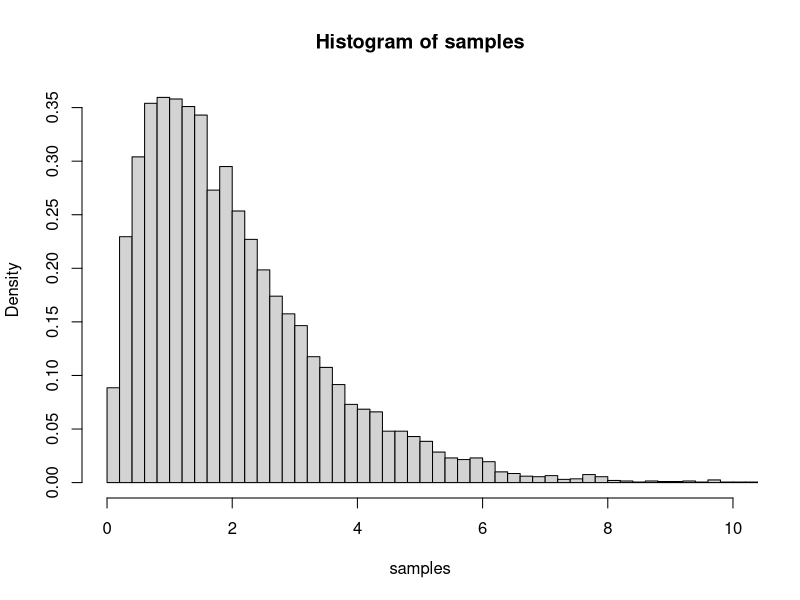

This figure's R source: (Note: this script raises an error after producing the figure.)
## ---- chunk 1

myGammaRejectionSampling <- function(alpha, n){
  # This function generates n samples from the gamma distribution
  # with parameter alpha in (0,1) and beta = 1 
  # using rejection sampling the a proposal given in Problem A.
  
  # Check sanity of input 
  stopifnot( alpha > 0 && alpha < 1 )
  
  # Bookkeeping
  acceptance = rep(FALSE, n)
  count = 0
  
  # Draw from proposal distribution
  proposal = rep(0,n)
  
  # Trial implementation in for-loop
  for (i in 1:n){
    while (acceptance(i)==FALSE){
      proposal(i) = gInversionSampling(alpha, 1) #REQUIRES A2b
      acceptance_rate = f(alpha, proposal(i))/g(alpha, proposal(i)) #REQUIRES A2b
      acception = runif(1)
      count = count + 1
      if (acception <= acceptance_rate){
        target(i) = proposal(i)
        acceptance(i) = TRUE
      }
    }#end one particle
  }#end all particles
    
}


## ---- chunk 2
fCore <- function(alpha, x){
  # This function evaluates the density of the gamma distribution
  # with parameters alpha in (0,1) and beta = 1 at the given x
  
  ifelse( x > 0, x^(alpha-1)*exp(-x), 0 )
  
}

myGammaRatioOfUniforms <- function(alpha, n){
  # This function generates n samples from the gamma distribution
  # with parameter alpha in (0,1) and beta = 1 
  # using the ratio of uniforms method
  
  # Check sanity of input 
  stopifnot( alpha > 1 )
  
  # Rectangular domain for uniform sampling
  x1_lower = 0
  x1_upper = sqrt(alpha - 1)
  x2_lower = 0
  x2_upper = sqrt(alpha + 1) 
  
  # Bookkeeping
  num_accepted_samples = 0
  num_total_samples = 0
  
  # Trial implementation in for-loop
  target = rep(0,n)
  while (num_accepted_samples < n ){
    x1 = runif(1, x1_lower, x1_upper)
    x2 = runif(1, x2_lower, x2_upper)
    if (x1 <= sqrt(fCore(alpha,x2/x1))){
      num_accepted_samples = num_accepted_samples + 1
      target[num_accepted_samples] = x2/x1
    }
    num_total_samples = num_total_samples + 1 
  }
  return(target)
}

alpha = 2.0
sample_size = 10000

samples = myGammaRatioOfUniforms(alpha,sample_size)
hist(samples, freq=FALSE, xlim=c(0,10),breaks=50)
curve(f(alpha,x), from=0.0, to=10.0, add=TRUE)

## ---- chunk 3
fCoreLogScale <- function(alpha, x){
  # This function evaluates the density of the gamma distribution
  # with parameters alpha in (0,1) and beta = 1 at the given x
  
  # Transformation y = log(x+1)
  # Returning f(y)
  
  ifelse( x > 0, log(x)*(alpha-1)-x, 0 )
  
}

myGammaRatioOfUniformsLogScale <- function(alpha, n){
  # This function generates n samples from the gamma distribution
  # with parameter alpha in (0,1) and beta = 1 
  # using the ratio of uniforms method
  
  # Check sanity of input 
  stopifnot( alpha > 1 )
  
  # Rectangular domain for uniform sampling
  x1_lower = 0
  x1_upper = alpha - 1
  x2_lower = 0
  x2_upper = alpha
  
  # Bookkeeping
  num_accepted_samples = 0
  num_total_samples = 0
  
  # Trial implementation in for-loop
  target = rep(0,n)
  while (num_accepted_samples < n ){
    x1 = runif(1, x1_lower, x1_upper)
    x2 = runif(1, x2_lower, x2_upper)
    if (log(x1) <= 1/2*fCoreLogScale(alpha,x2/x1)){
      num_accepted_samples = num_accepted_samples + 1
      target[num_accepted_samples] = log(x2)-log(x1)
    }
    num_total_samples = num_total_samples + 1 
  }
  return(target)
}

alpha = 2.0
sample_size=100000

samples = myGammaRatioOfUniformsLogScale(alpha,sample_size)
hist(exp(samples), breaks=50, freq=FALSE)
curve(f(alpha,x), from=0.0, to=10.0, add=TRUE)


mean(exp(samples))
## ---- chunk 4
myGammaUsingExp <- function(alpha, n){
  # This function returns n samples of the Gamma(alpha,1) distribution
  # for alpha > 1 using the induction over Exponential distribution
  
  # Check sanity of input 
  stopifnot( alpha > 1 )
  
  # Loop for induction
  sample = rep(0, n)
  for (i in 1:floor(alpha)){
    sample = sample + rexp(1, n) #REQUIRES P1(a)
  }
  sample = sample + myGammaRejectionSampling(alpha-floor(alpha),n) #REQUIRES P1(a)
  
  return(sample)
  
}

# PLOT PLOT PLOT
## ---- chunk 5
myGammaGeneral <- function(alpha, beta, n){
  # This function uses all functions from above 
  # to sample from a Gamma(alpha,beta) distribution
  
  # Sanity check of input
  stopifnot( alpha > 0 && beta > 0)
  
  # Three cases:
  # 1. alpha < 1 - myGammaRejectionSampling
  # 2. alpha = 1 - myExponentialInversionSampling
  # 3. alpha > 1 - myGammaRatioOfUniforms
  
  
}
## ---- chunk 6
y1 = 125
y2 = 18
y3 = 20
y4 = 34

t = seq(0,1,length=1001)

posterior <- function(t){
  # Posterior density of the Rao experiment
  
  f = (2+t)^y1*(1-t)^(y2+y3)*t^y4
  return(f)
}

c = 2.0e+29

posteriorRejectionSampling <- function(n){
  # This function generates n samples from the Rao posterior 
  
  # Bookkeeping
  num_accepted_samples = 0
  num_total_samples = 0
  
  # Trial implementation in for-loop
  target = c(0,n)
  while (num_accepted_samples < n ){
    x = runif(1)
    acceptance_rate = f(alpha, proposal(i))/g(alpha, proposal(i))
    acception = runif(1)
    count = count + 1
    if (acception <= acceptance_rate){
      target(i) = proposal(i)
      acceptance(i) = TRUE
    }
  }#end one particle
    
}
plot(t,posterior(t))

